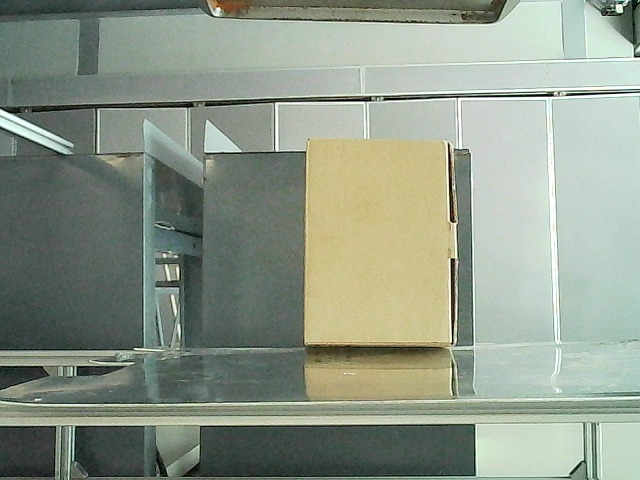
#> input picture SCARA_robot/software/vision/tests/imagenes_test/caja.jpeg, 640 x 480 px, given in place of the camera
$ python pixels_per_metric.py   (older library calls are emulated)
#> lines starting #> are read from the running program, lines starting #| are printed output that depends on the picture; after the words box and inside, x2 and y2 are one past the last pixel; in counts of white or black regions, pixels touching at a corner belong together
"""
This script processes video input to detect objects, measure their dimensions,
and display the results in real-time using OpenCV.
"""

# Import necessary packages
from scipy.spatial import distance as dist
from imutils import perspective
from imutils import contours
import numpy as np
import imutils
import cv2

# USERS' SETTINGS
camara = 0


# -------------------------------
# Utility Functions
# -------------------------------

def midpoint(ptA, ptB):
    """
    Calculate the midpoint between two points.
    :param ptA: First point (x, y)
    :param ptB: Second point (x, y)
    :return: Midpoint (x, y)
    """
    return ((ptA[0] + ptB[0]) * 0.5, (ptA[1] + ptB[1]) * 0.5)

# -------------------------------
# Object Measurement Functions
# -------------------------------

def measure_obj(cnts, image):
    """
    Measure the dimensions of objects in the image based on contours.
    :param cnts: List of contours
    :param image: Original image
    :return: Processed image and bounding box
    """
    for c in cnts:
        # Ignore small contours
        if cv2.contourArea(c) < 100:
            continue

        # Compute the rotated bounding box of the contour
        orig = image.copy()
        box = cv2.minAreaRect(c)
        box = cv2.boxPoints(box) if not imutils.is_cv2() else cv2.cv.BoxPoints(box)
        box = np.array(box, dtype="int")

        # Order the points and draw the bounding box
        box = perspective.order_points(box)
        cv2.drawContours(orig, [box.astype("int")], -1, (0, 255, 0), 2)

        # Draw the corner points
        for (x, y) in box:
            cv2.circle(orig, (int(x), int(y)), 5, (0, 0, 255), -1)

        return orig, box

def draw_objs(orig, box, pixelsPerMetric=None):
    """
    Draw the bounding box, midpoints, and dimensions of the object.
    :param orig: Original image
    :param box: Bounding box points
    :param pixelsPerMetric: Calibration factor (pixels per metric unit)
    :return: Processed image
    """
    # Unpack the bounding box points
    (tl, tr, br, bl) = box

    # Compute midpoints
    (tltrX, tltrY) = midpoint(tl, tr)
    (blbrX, blbrY) = midpoint(bl, br)
    (tlblX, tlblY) = midpoint(tl, bl)
    (trbrX, trbrY) = midpoint(tr, br)

    # Draw midpoints
    for (x, y) in [(tltrX, tltrY), (blbrX, blbrY), (tlblX, tlblY), (trbrX, trbrY)]:
        cv2.circle(orig, (int(x), int(y)), 5, (255, 0, 0), -1)

    # Draw lines between midpoints
    cv2.line(orig, (int(tltrX), int(tltrY)), (int(blbrX), int(blbrY)), (255, 0, 255), 2)
    cv2.line(orig, (int(tlblX), int(tlblY)), (int(trbrX), int(trbrY)), (255, 0, 255), 2)

    # Compute distances
    dA = dist.euclidean((tltrX, tltrY), (blbrX, blbrY))
    dB = dist.euclidean((tlblX, tlblY), (trbrX, trbrY))

    # Calibrate pixels per metric if not provided
    if pixelsPerMetric is None:
        pixelsPerMetric = dB / 10  # Example: 10 units as reference

    # Compute object dimensions
    dimA = dA / pixelsPerMetric
    dimB = dB / pixelsPerMetric

    # Draw dimensions on the image
    cv2.putText(orig, "{:.1f}in".format(dimA), (int(tltrX - 15), int(tltrY - 10)),
                cv2.FONT_HERSHEY_SIMPLEX, 0.65, (255, 255, 255), 2)
    cv2.putText(orig, "{:.1f}in".format(dimB), (int(trbrX + 10), int(trbrY)),
                cv2.FONT_HERSHEY_SIMPLEX, 0.65, (255, 255, 255), 2)

    return orig

# -------------------------------
# Main Function
# -------------------------------

def main():
    """
    Main function to capture video, process frames, and display results.
    """
    # Initialize video capture
    cap = cv2.VideoCapture(camara)
    # Disable autofocus
    cap.set(cv2.CAP_PROP_AUTOFOCUS, 0)

    # Set resolution (example: 640x480)
    cap.set(cv2.CAP_PROP_FRAME_WIDTH, 640)
    cap.set(cv2.CAP_PROP_FRAME_HEIGHT, 480)

    # Set brightness (range depends on the camera)
    cap.set(cv2.CAP_PROP_BRIGHTNESS, 150)

    # Set contrast (range depends on the camera)
    cap.set(cv2.CAP_PROP_CONTRAST, 50)

    # Set saturation (range depends on the camera)
    cap.set(cv2.CAP_PROP_SATURATION, 50)

    # Set exposure (manual control, range depends on the camera)
    cap.set(cv2.CAP_PROP_EXPOSURE, -4)

    # Set frames per second (FPS)
    cap.set(cv2.CAP_PROP_FPS, 30)

    if not cap.isOpened():
        print("Error: Unable to open the camera.")
        return

    while True:
        # Capture frame
        ret, frame = cap.read()
#> frame is the input picture: shape (480, 640, 3); mean B, G, R 137.2, 152.2, 142.3
        if not ret:
            print("Error: Unable to capture frame.")
            break

        # Preprocess the frame
        gray = cv2.cvtColor(frame, cv2.COLOR_BGR2GRAY)
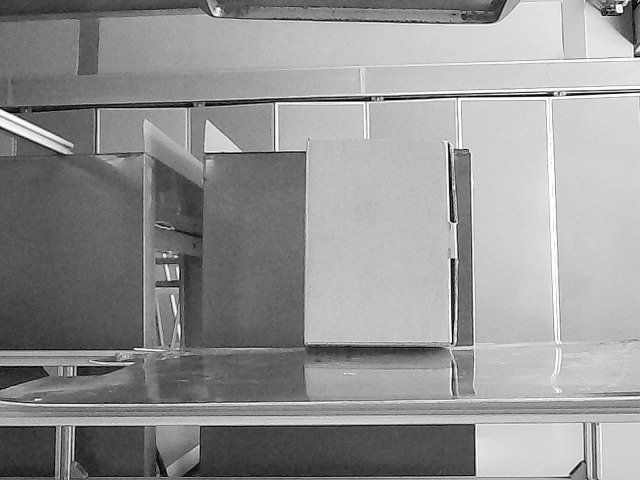
#> gray: shape (480, 640); min 0, max 255, mean 147.5
        gray = cv2.GaussianBlur(gray, (7, 7), 0)
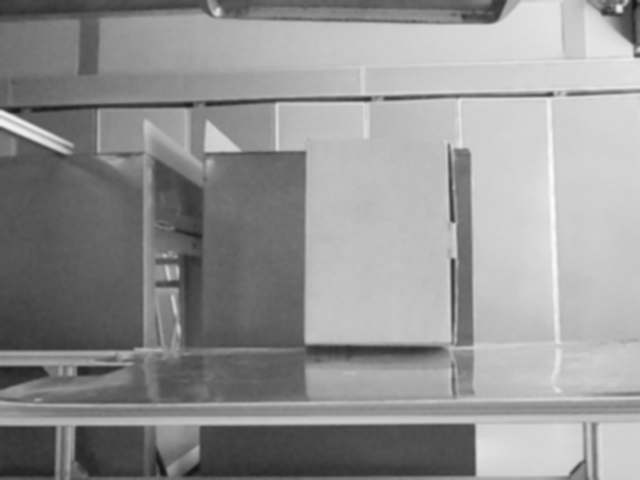
#> gray: shape (480, 640); min 20, max 251, mean 147.5

        # Edge detection and contour finding
        edged = cv2.Canny(gray, 50, 100)
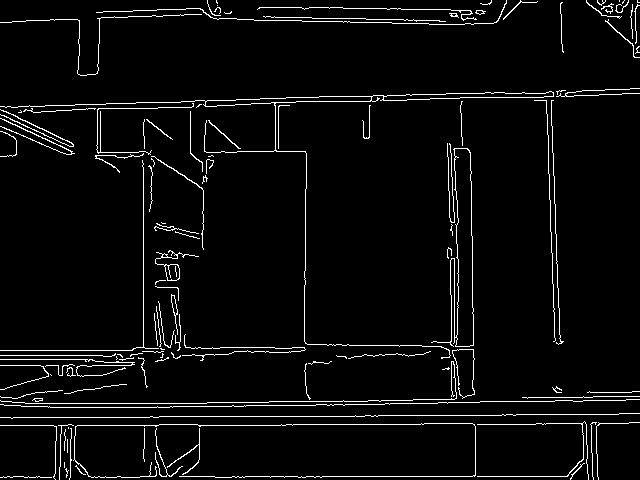
#> edged: shape (480, 640); 4.1% white in thin lines or dots
        edged = cv2.dilate(edged, None, iterations=1)
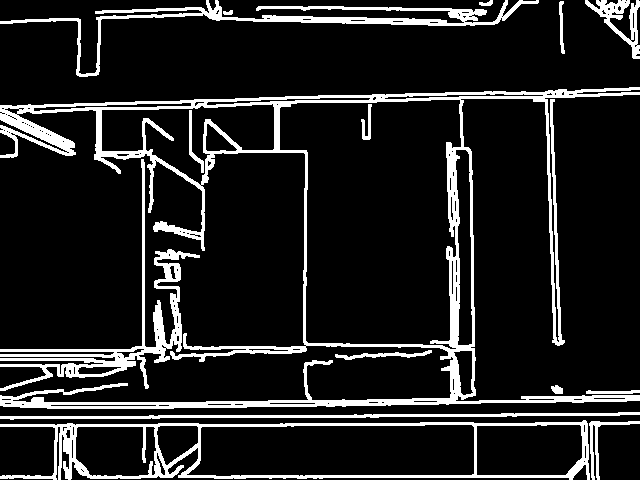
#> edged: shape (480, 640); 12.9% white; 15 white regions, largest, box (x1, y1, x2, y2) and area: (0, 87, 640, 409) 20023, (0, 420, 590, 480) 5879, (0, 159, 200, 391) 4881
        edged = cv2.erode(edged, None, iterations=1)
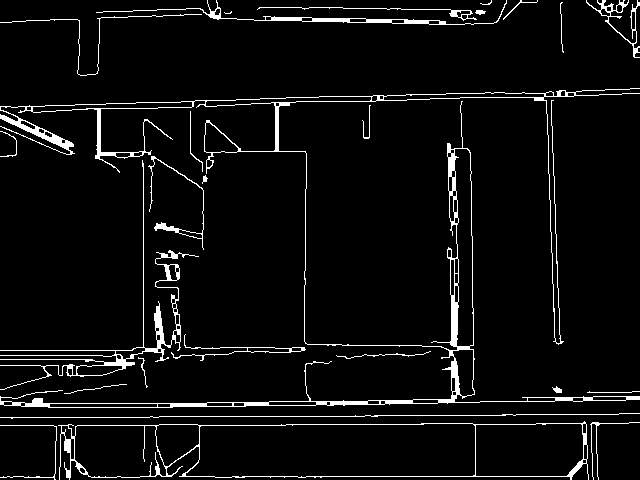
#> edged: shape (480, 640); 5.2% white; 26 white regions (2 under 20 px)
        cnts = cv2.findContours(edged.copy(), cv2.RETR_EXTERNAL, cv2.CHAIN_APPROX_SIMPLE)
#> cnts = 26 contours, 16 with area under 20; largest, box (x1, y1, x2, y2) and area: (58, 421, 589, 480) 26261, (0, 88, 640, 408) 11860, (0, 160, 199, 390) 1650, (96, 0, 507, 25) 718, (586, 0, 640, 58) 370
        cnts = imutils.grab_contours(cnts)
        cnts, _ = contours.sort_contours(cnts)

        # Process contours
        try:
            orig, box = measure_obj(cnts, frame)
#> the loop in measure_obj, `for c in cnts:` made 3 passes
#> box on pass 3: [[-18, 375], [142, 160], [256, 245], [95, 460]]
#> box = [[-18, 375], [142, 160], [256, 245], [95, 460]]
            orig = draw_objs(orig, box)
#> in draw_objs, `(tl, tr, br, bl) = box`: tl = [-18, 375]; tr = [142, 160]; br = [256, 245]; bl = [95, 460]
#> in draw_objs, `(tltrX, tltrY) = midpoint(tl, tr)`: tltrX = 62; tltrY = 267.5
#> in draw_objs, `(blbrX, blbrY) = midpoint(bl, br)`: blbrX = 175.5; blbrY = 352.5
#> in draw_objs, `(tlblX, tlblY) = midpoint(tl, bl)`: tlblX = 38.5; tlblY = 417.5
#> in draw_objs, `(trbrX, trbrY) = midpoint(tr, br)`: trbrX = 199; trbrY = 202.5
#> the loop in draw_objs, `for (x, y) in [(tltrX, tltrY), (blbrX, blbrY), (tlblX, tlblY), (trbrX,..` made 4 passes
#> (x, y) on passes 1 to 4: (62, 267.5), (175.5, 352.5), (38.5, 417.5), (199, 202.5)
#> after the loop in draw_objs, `for (x, y) in [(tltrX, tltrY), (blbrX, blbrY), (tlblX, tlblY), (trbrX,..`:
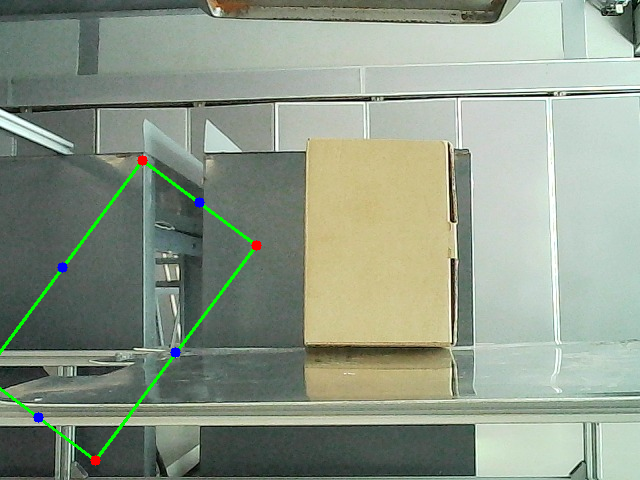
#> orig: shape (480, 640, 3); mean B, G, R 136.7, 153.1, 141.6
#> in draw_objs, `dA = dist.euclidean((tltrX, tltrY), (blbrX, blbrY))`: dA = 141.8
#> in draw_objs, `dB = dist.euclidean((tlblX, tlblY), (trbrX, trbrY))`: dB = 268.3
#> in draw_objs, `pixelsPerMetric = dB / 10`: pixelsPerMetric = 26.83
#> in draw_objs, `dimA = dA / pixelsPerMetric`: dimA = 5.29
#> in draw_objs, `dimB = dB / pixelsPerMetric`: dimB = 10
#> in draw_objs, `cv2.putText(orig, "{:.1f}in".format(dimB), (int(trbrX + 10), int(trbrY..`:
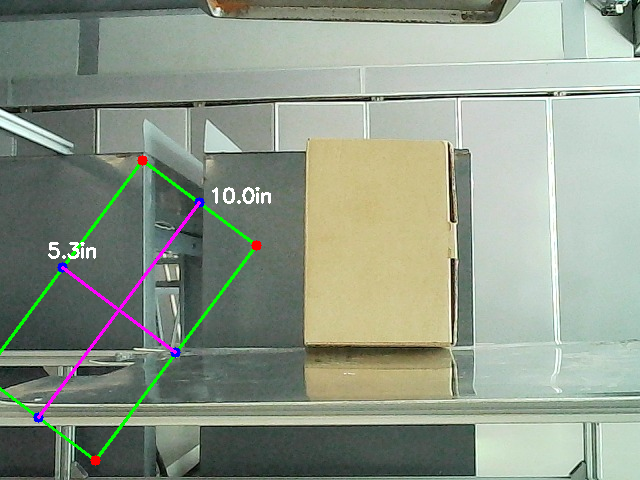
#> orig: shape (480, 640, 3); mean B, G, R 137.7, 153, 142.8
        except TypeError:
            # Skip if no valid contour is found
            orig = frame

        # Display results
        cv2.imshow("Detected Object", orig)
        cv2.imshow("Grayscale", gray)
        cv2.imshow("Edges", edged)

        # Exit on 'q' key press
        if cv2.waitKey(1) & 0xFF == ord('q'):
#> (key q is pressed here)
            break

    # Release resources
    cap.release()
    cv2.destroyAllWindows()

# -------------------------------
# Entry Point
# -------------------------------

if __name__ == "__main__":
    main()

$ run again, on SCARA_robot/software/vision/tests/imagenes_test/Mosaico: Original | Azul | Verde | Rojo_2.png
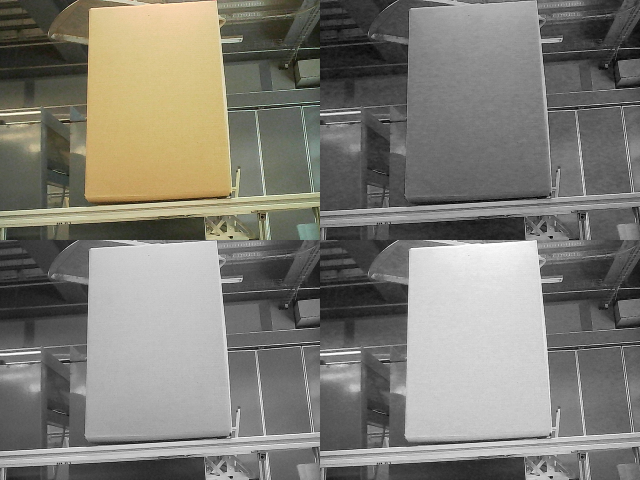
#> input picture SCARA_robot/software/vision/tests/imagenes_test/Mosaico: Original | Azul | Verde | Rojo_2.png, 1280 x 960 px, given in place of the camera (shown at 1/2 size)
#> in main, frame is the input picture: shape (960, 1280, 3); mean B, G, R 117.3, 125.1, 127.2
#> in main, `edged = cv2.erode(edged, None, iterations=1)`:
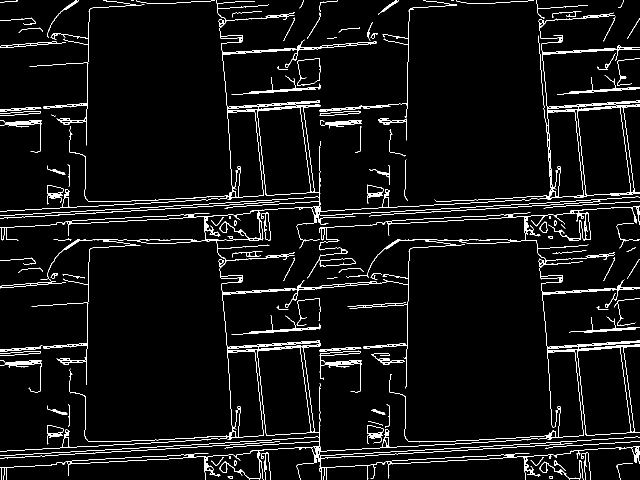
#> edged: shape (960, 1280) (shown at 1/2 size); 4.8% white; 114 white regions (9 under 20 px)
#> cnts = 100 contours, 48 with area under 20; largest, box (x1, y1, x2, y2) and area: (0, 0, 1280, 960) 300033, (869, 25, 1280, 404) 30225, (594, 117, 641, 172) 2022, (59, 0, 289, 291) 789, (639, 516, 712, 533) 756
#> the loop in measure_obj, `for c in cnts:` made 2 passes
#> box on pass 2: [[0, 720], [83, 720], [83, 784], [0, 784]]
#> in main, `orig, box = measure_obj(cnts, frame)`: box = [[0, 720], [83, 720], [83, 784], [0, 784]]
#> tl = [0, 720]; tr = [83, 720]; br = [83, 784]; bl = [0, 784]
#> tltrX = 41.5; tltrY = 720
#> blbrX = 41.5; blbrY = 784
#> tlblX = 0; tlblY = 752
#> trbrX = 83; trbrY = 752
#> the loop in draw_objs, `for (x, y) in [(tltrX, tltrY), (blbrX, blbrY), (tlblX, tlblY), (trbrX,..` made 4 passes
#> (x, y) on passes 1 to 4: (41.5, 720), (41.5, 784), (0, 752), (83, 752)
#> after the loop in draw_objs, `for (x, y) in [(tltrX, tltrY), (blbrX, blbrY), (tlblX, tlblY), (trbrX,..`:
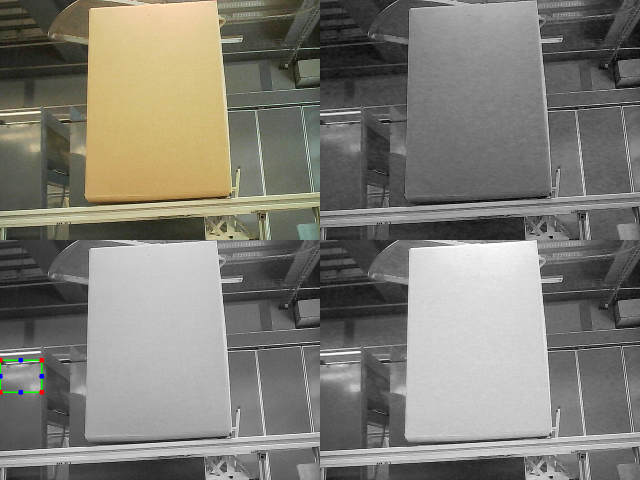
#> orig: shape (960, 1280, 3) (shown at 1/2 size); mean B, G, R 117.3, 125.2, 127.2
#> dA = 64
#> dB = 83
#> pixelsPerMetric = 8.3
#> dimA = 7.71
#> dimB = 10
